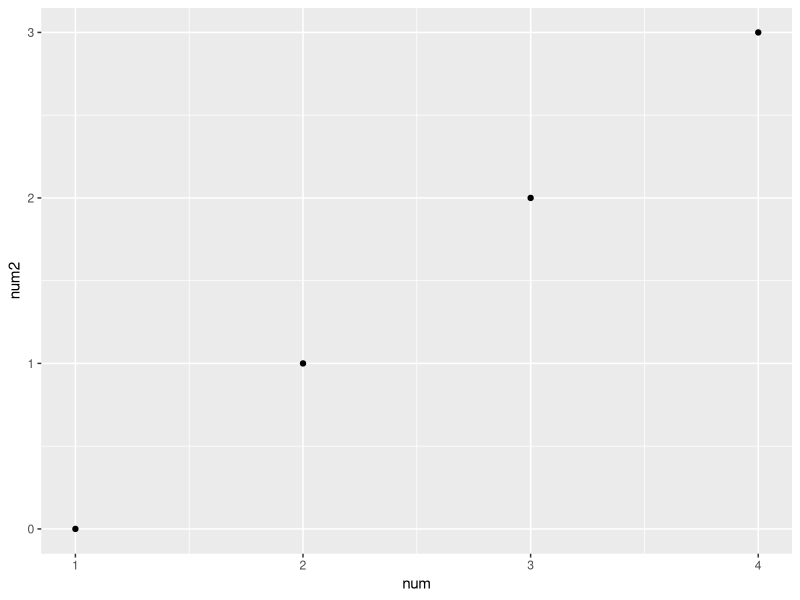

Write R code to recreate this figure.
num <- c(1,2,3,4)
num2 <- c(0,1,2,3)
sillyplot <-data.frame(num,num2)
install.packages(tidyverse)
library("tidyverse")
ggplot(sillyplot)+
  geom_point(aes(x=num,y=num2))